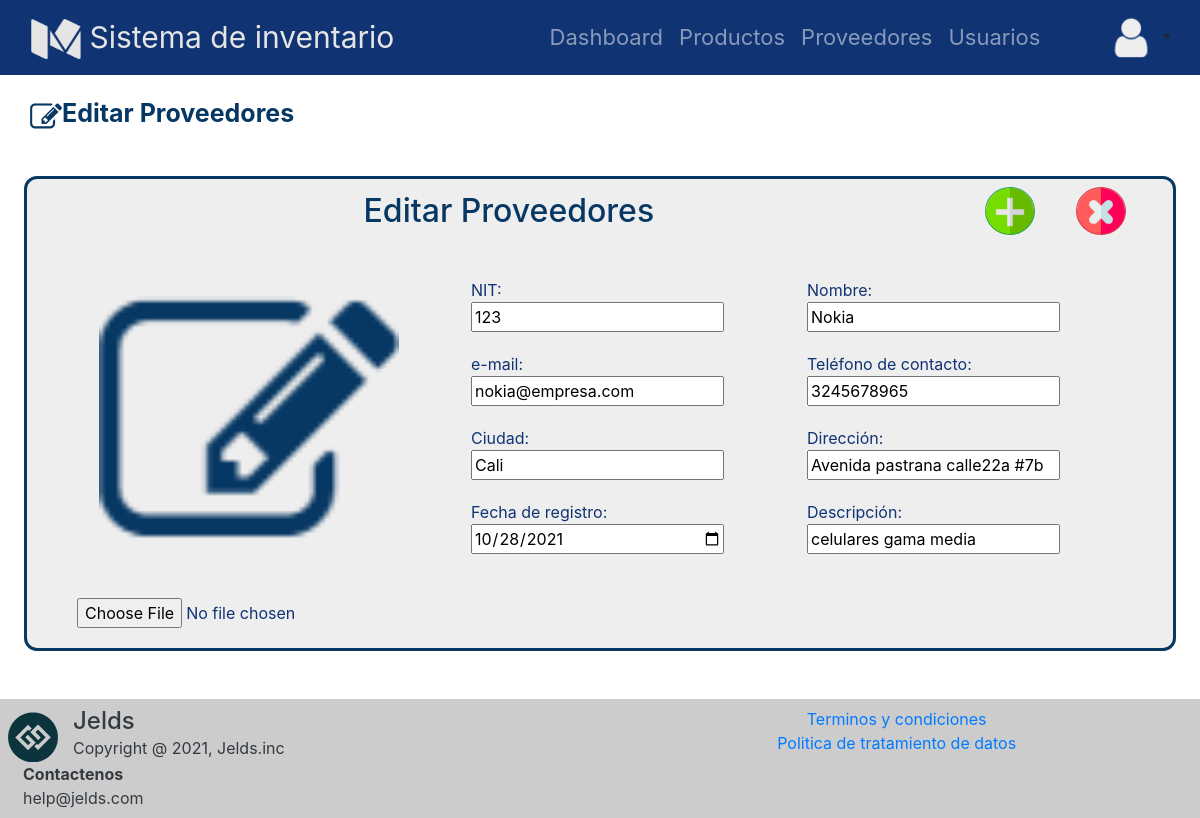
Page /proveedores/editar/123 on the committed database.
### tables this page shows
CREATE TABLE proveedor (id_prov INTEGER NOT NULL, nom_prov VARCHAR (25) NOT NULL, dirección_prov VARCHAR (30) NOT NULL, email_prov VARCHAR NOT NULL, fecha_ingreso_prov DATETIME DEFAULT CURRENT_TIMESTAMP, img_prov VARCHAR, ciudad_prov VARCHAR (30) NOT NULL, tel_prov INTEGER, desc_prov TEXT, PRIMARY KEY (id_prov));

### app.py (the view)
@app.route("/proveedores/editar/<int:id>")
def editar_proveedor_vista(id):
    proveedor=get_one_proveedor(id)
    submenu="Editar"
    menu="Proveedores"
    return render_template('formularioProUser.html', submenu=submenu, menu=menu, tabla=proveedor)

### database/database_controller.py (called while the page is built)
def get_one_proveedor(id):
    db = get_db()
    cursor = db.cursor()
    statement= "SELECT id_prov,nom_prov,dirección_prov,email_prov,ciudad_prov,img_prov,fecha_ingreso_prov,desc_prov,tel_prov FROM proveedor WHERE id_prov=?;"
    cursor.execute(statement,[id])
    return cursor.fetchone()

### database/db.py (called while the page is built)
def get_db():
    try:
        if 'db' not in g:
            g.db = sqlite3.connect('database/inventario.db')
        return g.db
    except Error:
        print("Error en la base de datos: " + Error)

### templates/formularioProUser.html (shortened to what this page needs)
{% extends "base.html" %}
{% block css %}
<link rel="stylesheet" href="{{ url_for('static', filename='css/normalize.min.css') }}">
<link rel="stylesheet" href="https://cdn.jsdelivr.net/npm/bootstrap@4.5.3/dist/css/bootstrap.min.css">
<link rel="stylesheet" href="{{ url_for('static', filename='css/estiloproducto.css') }}">
{% endblock %}
{% block content %}
<section >
    <div class="nombre_titulo">
        <div class="img">
            {% if submenu=='Registrar' %}
            <img src="{{ url_for('static', filename='img/add.png') }}" alt="" width="32" height="32" class="d-inline-block align-text-top">
            {% elif submenu=='Editar' %}
            <img src="{{ url_for('static', filename='img/edit.png') }}" alt="" width="32" height="32" class="d-inline-block align-text-top">
            {% else %}
            <img src="{{ url_for('static', filename='img/info.png') }}" alt="" width="32" height="32" class="d-inline-block align-text-top">
            {% endif %}
        </div>
        <div class="nombre">
            <p>{{submenu}} {{menu}}</p>
        </div>
    </div>
    <div class="presentacion">
        <div class="container">
            <div class="row m-sm-2" id="contenedor_titulo">
                <div class="col-10">
                     <h2>{{submenu}} {{menu}}</h2>
                 </div>
                 {%if submenu=='Registrar' or submenu =='Editar'%}
                 <div class="col" id="col_2">
                     <input type="submit" form="formulario" class="btn btn-outline-success" id="btn_enviar" value="" onsubmit="send()">
                 </div>
                 <div class="col" id="col_2">
                     <input type="reset" form="formulario" class="btn btn-outline-danger" id="btn_cancelar" onclick="location.reload()" value="">
                 </div>
                 {% endif %}
            </div>
        </div>
        <div class="foto-formulario">
            {%if submenu == 'Editar'%}
            <div class="foto_producto">
                <div class="contenedor_img">
                    <div id="preview" class="imagen"><img src="/static/img/{{tabla[5]}}" alt=""></div>
                </div>
                <div class="input-group">
                    <input type="file" accept="image/*" form="formulario" name="img" class="" id="seleccionArchivos" aria-describedby="inputGroupFileAddon04" aria-label="Upload" onclick="previsualizar()">
                </div>
            </div>
            <div class="formulario">
                <form action="/update-{{menu}}"  id="formulario" method="POST">
                    {%if menu=='Usuarios'%}
                    <div>
                        <p>
                            Identificación:
                        </p>
                        <input readonly value="{{tabla[0]}}" maxlength="10" minlength="7" name="content" type="number">
                    </div>
                    {%else%}
                    <div>
                        <p>
                            NIT:
                        </p>
                        <input readonly value="{{tabla[0]}}" name="id" autofocus type="number">
                    </div>
                    {%endif%}
                    <div>
                        <p for="">
                            Nombre:
                        </p>
                        <input value="{{tabla[1]}}" name="nombre" type="text" minlength="2">
                    </div>
                    {%if menu=='Usuarios'%}
                    <div>
                        <p for="">
                            Usuario:
                        </p>
                        <input readonly  value="{{tabla[2]}}" name="usuario" id="contra" type="text" onsubmit="validar_contraseña()">
                    </div>
                    {%else%}
                    <div>
                        <p for="">
                            e-mail:
                        </p>
                        <input value="{{tabla[3]}}" name="email" type="email">
                    </div>
                    {%endif%}
                    {%if menu=='Usuarios'%}
                    <div>
                        <p for="">
                            Contraseña:
                        </p>
                        <input value="{{tabla[3]}}" name="password" type="password" id="password">
                    </div>
                    {%else%}
                    <div>
                        <p for="">
                            Teléfono de contacto:
                        </p>
                        <input value="{{tabla[8]}}" name="telefono" type="number" min="3000000000" max="3600000000">
                    </div>
                    {%endif%}
                    {%if menu=='Usuarios'%}
                    <div>
                        <p for="">
                            E-mail:
                        </p>
                        <input value="{{tabla[4]}}" name="email" type="email">
                    </div>
                    {%else%}
                    <div>
                        <p for="">
                            Ciudad:
                        </p>
                        <input value="{{tabla[4]}}" name="ciudad" type="text">
                    </div>
                    {%endif%}
                    {%if menu=='Usuarios'%}
                    <div>
                        <p for="">
                            Teléfono de contacto:
                        </p>
                        <input value="{{tabla[8]}}" name="telefono" type="number" min="3000000000" max="3600000000">
                    </div>
                    {%else%}
                    <div>
                        <p for="">
                            Dirección:
                        </p>
                        <input value="{{tabla[2]}}" name="direccion" type="text" min="">
                    </div>
                    {%endif%}
                    <div>
                        <p for="">
                            Fecha de registro:
                        </p>
                        <input value="{{tabla[6]}}" type="date" name="fregistro" placeholder="dd/mm/aaaa" required>
                    </div>
                    {%if menu!='Usuarios'%}
                    <div>
                        <p for="">
                            Descripción:
                        </p>
                        <input value="{{tabla[7]}}" name="descripcion" type="text">
                    </div>
                    {%endif%}
                </form>
            </div>
            {%endif%}
        </div>
    </div>
</section>
{% endblock %}

### static/css/estiloproducto.css (style rules this page uses)
.nombre_titulo { margin: 20px 30px 10px 30px; font-size: 25px; font-weight: bold; display: flex; }
.nombre { color: #073763 !important; }
.img { margin-top: 3px; }
.presentacion h2 { margin-top: 5px; padding-bottom: 20px; text-align: center; color: #073763; }
.foto-formulario { display: grid !important; grid-template-columns: 1fr 2fr; gap: 50px; margin: 20px 50px 20px 50px; }
.foto_producto { text-align: center; }
.foto_producto img { width: 300px; margin-bottom: 20px;; }
.formulario form { display: grid !important; gap: 20px; grid-template-columns: repeat(2, 1fr); }
.formulario form input { width: 80%; }
.presentacion { margin-top: 40px !important; background-color: #eeeeee; border: solid; border-color: #073763; border-radius: 13px; margin: auto; width: 96%; }
.presentacion h2 { margin-top: 5px; text-align: center; color: #073763; }
#col_2 { position: relative; display: grid; justify-content: center; }
#btn_enviar { background-image: url(/static/img/anadir.png); background-size: cover; width:50px; height: 48px; border-radius: 50%; }
#btn_cancelar { background-image: url(/static/img/cancelar.png); background-size: cover; width:50px; height: 48px; border-radius: 50%; }

### static/css/estiloheader.css (style rules this page uses)
body { color: white }
body section { color: #103373; }
col h4, p { margin-bottom: 0px; text-align: left; }

### rows in the picture
proveedor: img_prov (picture), id "123", nombre "Nokia", email "nokia@empresa.com", telefono "3245678965", ciudad "Cali", direccion "Avenida pastrana calle22a #7b", fregistro "10/28/2021", descripcion "celulares gama media"

### other values in the picture
{{ submenu }} "Editar"
{{ menu }} "Proveedores"
